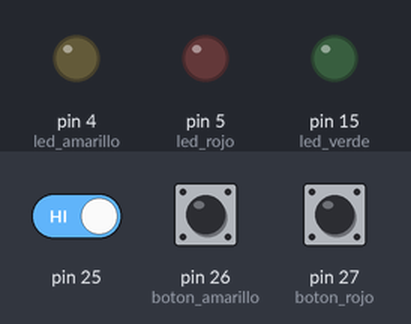
Simulated run of this program. Board: MicroPython board. Parts: output pins drawn as LEDs (lit = HIGH). Dashed ring = blinking. Inputs (shaded band) come from the test bench; at power-on: pin 26 (boton_amarillo) HIGH, pin 27 (boton_rojo) HIGH.

Above: at 1.2 s.
1.3 s: on-board LED held down
At 2.5 s:
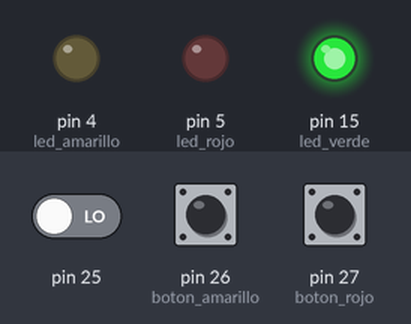
2.8 s: pin 26 (boton_amarillo) pulled LOW for 1 s
At 3.05 s:
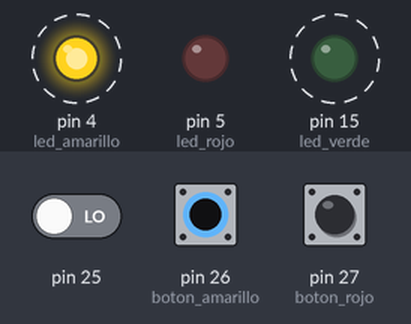
5.8 s: pin 27 (boton_rojo) pulled LOW for 3.2 s
At 6.05 s:
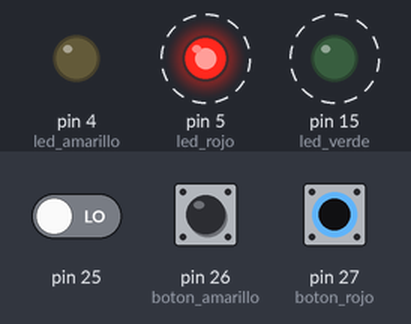
10.5 s: on-board LED released
At 10.9 s:
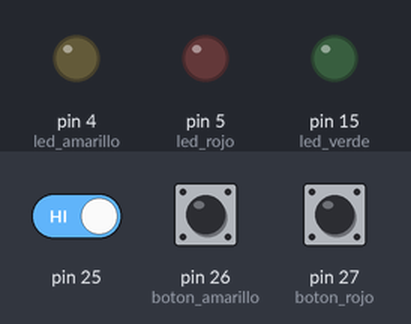
12.0 s: pin 26 (boton_amarillo) pulled LOW for 3.2 s
At 13.0 s:
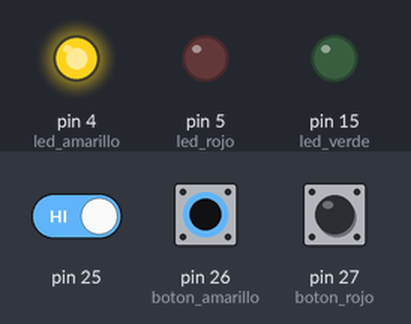
Timing chart, 0 to 16.7 s (numbered marks = the images above; inputs shaded):
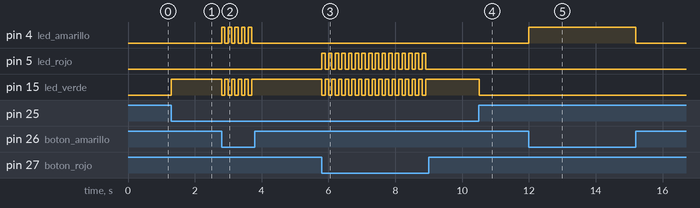

Measured:
- after the input at 1.3 s, pin 15 (led_verde): LOW → HIGH at once
- after the input at 2.8 s, pin 4 (led_amarillo): alternates HIGH for 0.10 s and LOW for 0.10 s, 10 changes in all, then stays LOW, starting at once; pin 15 (led_verde): alternates HIGH for 0.10 s and LOW for 0.10 s, 10 changes in all, then stays HIGH, starting at once
- after the input at 5.8 s, pin 5 (led_rojo): alternates HIGH for 0.10 s and LOW for 0.10 s, 32 changes in all, then stays LOW, starting at once; pin 15 (led_verde): alternates HIGH for 0.10 s and LOW for 0.10 s, 32 changes in all, then stays HIGH, starting at once
- after the input at 10.5 s, pin 15 (led_verde): HIGH → LOW at once
- after the input at 12.0 s, pin 4 (led_amarillo): LOW → HIGH at once, → LOW 3.2 s later

The program:

ejemplo02.py
```python
from machine import Pin
from utime import sleep

# Configurar los pines de los leds como salidas
led_verde = Pin(15, Pin.OUT)
led_amarillo = Pin(4, Pin.OUT)
led_rojo = Pin(5, Pin.OUT)

# Configurar los pines de los leds como entradas con resistencias de pull-up
boton_verde = Pin(25, Pin.IN, Pin.PULL_UP)
boton_amarillo = Pin(26, Pin.IN, Pin.PULL_UP)
boton_rojo = Pin(27, Pin.IN, Pin.PULL_UP)

while True:
    if boton_verde.value() == 0:  # Si el botón está presionado
        led_verde.on()
        sleep(0.1)
        led_verde.off()
    if boton_amarillo.value() == 0:  # Si el botón está presionado
        led_amarillo.on()
        sleep(0.1)
        led_amarillo.off()
    if boton_rojo.value() == 0:  # Si el botón está presionado
        led_rojo.on()
        sleep(0.1)
        led_rojo.off()
```
